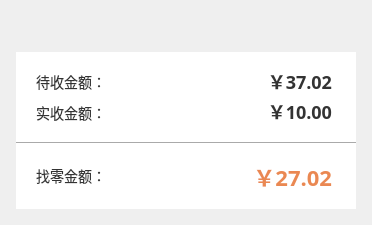
<?xml version="1.0" encoding="UTF-8"?>
<ui version="4.0">
 <class>OddChangeDlg</class>
 <widget class="QDialog" name="OddChangeDlg">
  <property name="geometry">
   <rect>
    <x>0</x>
    <y>0</y>
    <width>372</width>
    <height>225</height>
   </rect>
  </property>
  <property name="windowTitle">
   <string>OddChangeDlg</string>
  </property>
  <layout class="QGridLayout" name="gridLayout">
   <property name="leftMargin">
    <number>0</number>
   </property>
   <property name="topMargin">
    <number>0</number>
   </property>
   <property name="rightMargin">
    <number>0</number>
   </property>
   <property name="bottomMargin">
    <number>0</number>
   </property>
   <property name="spacing">
    <number>0</number>
   </property>
   <item row="0" column="0">
    <widget class="TitleBarWidget" name="titleWidget" native="true">
     <property name="minimumSize">
      <size>
       <width>0</width>
       <height>40</height>
      </size>
     </property>
     <property name="maximumSize">
      <size>
       <width>16777215</width>
       <height>40</height>
      </size>
     </property>
    </widget>
   </item>
   <item row="1" column="0">
    <widget class="QWidget" name="widget_2" native="true">
     <property name="styleSheet">
      <string notr="true">QWidget#widget_2 {
	border-image: url(:/shareImages/dlg_background.png);
}</string>
     </property>
     <layout class="QHBoxLayout" name="horizontalLayout">
      <property name="spacing">
       <number>0</number>
      </property>
      <property name="leftMargin">
       <number>16</number>
      </property>
      <property name="topMargin">
       <number>12</number>
      </property>
      <property name="rightMargin">
       <number>16</number>
      </property>
      <property name="bottomMargin">
       <number>16</number>
      </property>
      <item>
       <widget class="QWidget" name="widget_3" native="true">
        <property name="minimumSize">
         <size>
          <width>340</width>
          <height>157</height>
         </size>
        </property>
        <property name="styleSheet">
         <string notr="true">background-color: rgb(255, 255, 255);</string>
        </property>
        <widget class="QLabel" name="id_lab_received">
         <property name="geometry">
          <rect>
           <x>10</x>
           <y>15</y>
           <width>80</width>
           <height>30</height>
          </rect>
         </property>
         <property name="font">
          <font>
           <family>微软雅黑</family>
           <pointsize>-1</pointsize>
          </font>
         </property>
         <property name="styleSheet">
          <string notr="true">font-family:&quot;微软雅黑&quot;;
font-size:14px;
color: rgb(51, 51, 51);</string>
         </property>
         <property name="text">
          <string>待收金额：</string>
         </property>
         <property name="alignment">
          <set>Qt::AlignRight|Qt::AlignTrailing|Qt::AlignVCenter</set>
         </property>
        </widget>
        <widget class="QLabel" name="receivedValueLable">
         <property name="geometry">
          <rect>
           <x>186</x>
           <y>14</y>
           <width>130</width>
           <height>30</height>
          </rect>
         </property>
         <property name="font">
          <font>
           <family>微软雅黑</family>
           <pointsize>-1</pointsize>
           <weight>75</weight>
           <italic>false</italic>
           <bold>true</bold>
          </font>
         </property>
         <property name="styleSheet">
          <string notr="true">font:bold;
font-family:&quot;微软雅黑&quot;;
font-size:18px;
color: rgb(51, 51, 51);</string>
         </property>
         <property name="text">
          <string>￥37.02</string>
         </property>
         <property name="alignment">
          <set>Qt::AlignRight|Qt::AlignTrailing|Qt::AlignVCenter</set>
         </property>
        </widget>
        <widget class="QLabel" name="id_lab_fact">
         <property name="geometry">
          <rect>
           <x>10</x>
           <y>46</y>
           <width>80</width>
           <height>30</height>
          </rect>
         </property>
         <property name="font">
          <font>
           <family>微软雅黑</family>
           <pointsize>-1</pointsize>
          </font>
         </property>
         <property name="styleSheet">
          <string notr="true">font-family:&quot;微软雅黑&quot;;
font-size:14px;
color: rgb(51, 51, 51);</string>
         </property>
         <property name="text">
          <string>实收金额：</string>
         </property>
         <property name="alignment">
          <set>Qt::AlignRight|Qt::AlignTrailing|Qt::AlignVCenter</set>
         </property>
        </widget>
        <widget class="QLabel" name="factValueLabel">
         <property name="geometry">
          <rect>
           <x>186</x>
           <y>44</y>
           <width>130</width>
           <height>30</height>
          </rect>
         </property>
         <property name="font">
          <font>
           <family>微软雅黑</family>
           <pointsize>-1</pointsize>
           <weight>75</weight>
           <italic>false</italic>
           <bold>true</bold>
          </font>
         </property>
         <property name="styleSheet">
          <string notr="true">font:bold;
font-family:&quot;微软雅黑&quot;;
font-size:18px;
color: rgb(51, 51, 51);</string>
         </property>
         <property name="text">
          <string>￥10.00</string>
         </property>
         <property name="alignment">
          <set>Qt::AlignRight|Qt::AlignTrailing|Qt::AlignVCenter</set>
         </property>
        </widget>
        <widget class="QLabel" name="id_lab_odd_change">
         <property name="geometry">
          <rect>
           <x>10</x>
           <y>109</y>
           <width>80</width>
           <height>30</height>
          </rect>
         </property>
         <property name="font">
          <font>
           <family>微软雅黑</family>
           <pointsize>-1</pointsize>
          </font>
         </property>
         <property name="styleSheet">
          <string notr="true">font-family:&quot;微软雅黑&quot;;
font-size:14px;
color: rgb(51, 51, 51);</string>
         </property>
         <property name="text">
          <string>找零金额：</string>
         </property>
         <property name="alignment">
          <set>Qt::AlignRight|Qt::AlignTrailing|Qt::AlignVCenter</set>
         </property>
        </widget>
        <widget class="QLabel" name="oddChangeValueLabel">
         <property name="geometry">
          <rect>
           <x>186</x>
           <y>109</y>
           <width>130</width>
           <height>30</height>
          </rect>
         </property>
         <property name="font">
          <font>
           <family>微软雅黑</family>
           <pointsize>-1</pointsize>
           <weight>75</weight>
           <italic>false</italic>
           <bold>true</bold>
          </font>
         </property>
         <property name="styleSheet">
          <string notr="true">font:bold;
font-family:&quot;微软雅黑&quot;;
color: rgb(234, 136, 82);
font-size:22px;</string>
         </property>
         <property name="text">
          <string>￥27.02</string>
         </property>
         <property name="alignment">
          <set>Qt::AlignRight|Qt::AlignTrailing|Qt::AlignVCenter</set>
         </property>
        </widget>
        <widget class="Line" name="line">
         <property name="geometry">
          <rect>
           <x>0</x>
           <y>90</y>
           <width>3470</width>
           <height>2</height>
          </rect>
         </property>
         <property name="minimumSize">
          <size>
           <width>340</width>
           <height>2</height>
          </size>
         </property>
         <property name="maximumSize">
          <size>
           <width>16777215</width>
           <height>2</height>
          </size>
         </property>
         <property name="orientation">
          <enum>Qt::Horizontal</enum>
         </property>
        </widget>
       </widget>
      </item>
     </layout>
    </widget>
   </item>
  </layout>
 </widget>
 <layoutdefault spacing="6" margin="11"/>
 <customwidgets>
  <customwidget>
   <class>TitleBarWidget</class>
   <extends>QWidget</extends>
   <header location="global">TitleBarWidget.h</header>
   <container>1</container>
  </customwidget>
 </customwidgets>
 <resources/>
 <connections/>
</ui>
